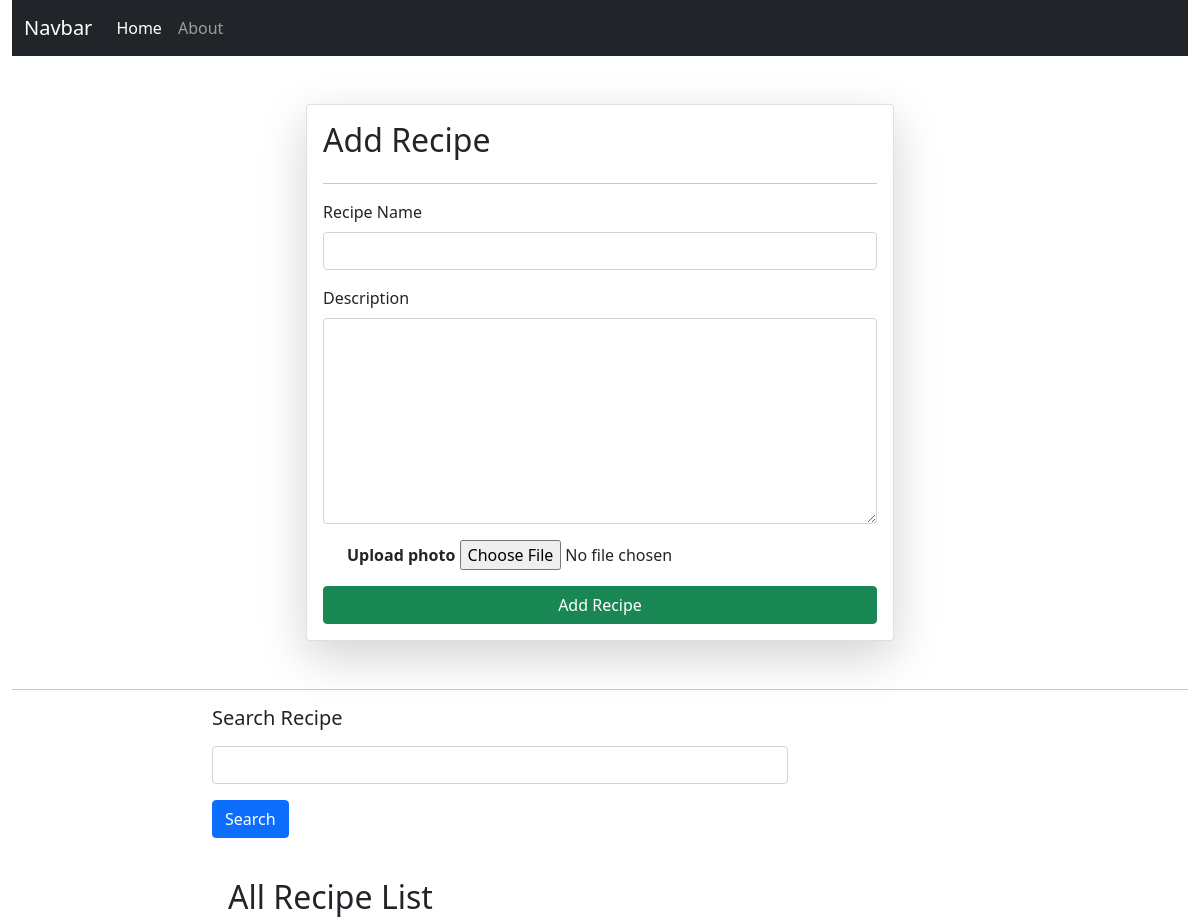
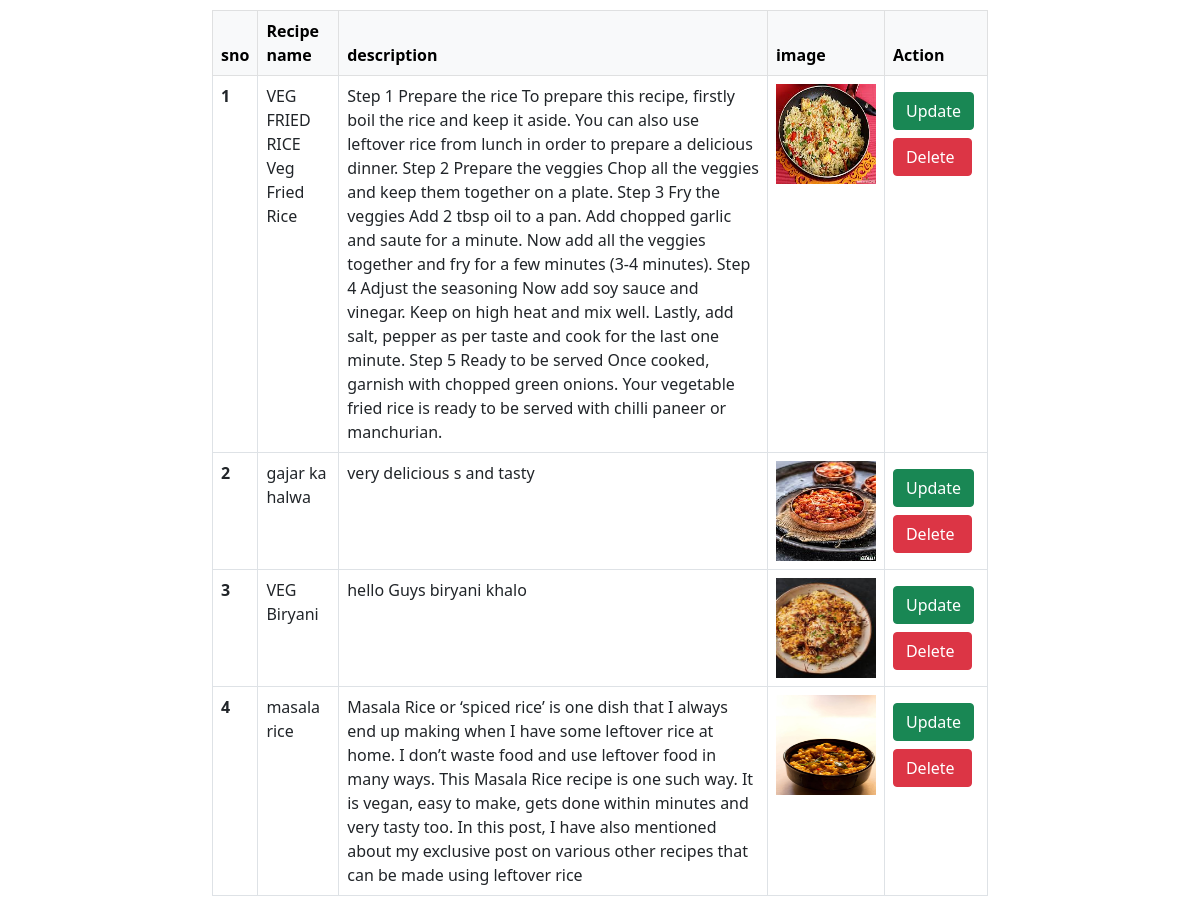
The page / on the database its author committed (2 pictures, top to bottom).
### veggies/models.py (models this page shows)
class Recipe(models.Model):
    name=models.CharField(max_length=100)
    description=models.TextField()
    img=models.ImageField(upload_to="receipe")

### veggies/views.py (the view, shortened to what this page needs)
# urls.py: path("",recipe,name="recipe"),
def recipe(request):
    queryset=Recipe.objects.all()
    if request.GET.get("search"):
        print(request.GET.get("search"))
        queryset=queryset.filter(name__icontains=request.GET.get("search"))
    context={"receipes":queryset}
    return render(request,"index.html",context=context)

### veggies/templates/index.html (shortened to what this page needs)
<!DOCTYPE html>
<html lang="en">
<head>
    <link href="https://cdn.jsdelivr.net/npm/bootstrap@5.0.2/dist/css/bootstrap.min.css" rel="stylesheet">
</head>
<body>
<div class="container-fluid">
        <nav class="navbar navbar-expand-lg navbar-dark bg-dark">
            <div class="container-fluid">
              <a class="navbar-brand" href="#">Navbar</a>
              <div class="collapse navbar-collapse" id="navbarSupportedContent">
                <ul class="navbar-nav me-auto mb-2 mb-lg-0">
                  <li class="nav-item">
                    <a class="nav-link active" aria-current="page" href="/">Home</a>
                  </li>
                  <li class="nav-item">
                    <a class="nav-link" href="#">About</a>
                  </li>
                </ul>
              </div>
            </div>
          </nav>
<div class="row my-5">
    <div >
        <form class="col-6 mx-auto card p-3 shadow-lg" method="POST" enctype="multipart/form-data">
            <h2>Add Recipe</h2>
            <hr>
            <div class="mb-3">
              <label for="name" class="form-label" >Recipe Name</label>
              <input type="text" class="form-control" required id="exampleInputEmail1" name="name" aria-describedby="emailHelp">
            </div>
            <div class="mb-3">
              <label for="description" class="form-label" >Description</label>
              <textarea class="form-control" rows="8"  required id="exampleInputPassword1" name="description"></textarea>
            </div>
            <div class="mb-3 form-check">
              <label class="form-check-label" for="exampleCheck1" ><b>Upload photo</b></label>
              <input type="file"   name="img" required><br>
            </div>
            <button type="submit" class="btn btn-success">Add Recipe</button>
          </form>
    </div>
</div>
<hr>
<div class="row">
<div class="col-sm-2"></div>
<div class="col-sm-6">
<form >
  <div class="mb-3">
    <label for="name" class="form-label" ><h5>Search Recipe</h5></label>
    <input type="text" class="form-control"  id="exampleInputEmail1" name="search" aria-describedby="emailHelp">
  </div>
  <button type="submit" class="btn btn-primary">Search</button>
</form>
</div>
</div>
  <div class="row mt-4">
    <div class="col-sm-2"></div>
<div class="col-sm-8">
  <h2 class="m-3 ">All Recipe List</h2>
  <table class="table table-bordered ">
    <thead class="table-light">
      <tr>
        <th scope="col">sno</th>
        <th scope="col">Recipe name</th>
        <th scope="col">description</th>
        <th scope="col">image</th>
        <th scope="col">Action</th>
      </tr>
    </thead>
    <tbody>
        {% for recipe in receipes %}
        <tr>
          <th scope="row">{{forloop.counter}}</th>
          <td>{{recipe.name}}</td>
          <td>{{recipe.description}}</td>
          <td>
            <img src="/media/{{recipe.img}}" alt="" srcset="" height="100" width="100"></td>
<td>
  <a href="/update_ref/{{recipe.id}}" class="btn btn-success my-2">Update</a>
            <a href="/delete_ref/{{recipe.id}}" class="btn btn-danger">Delete&nbsp;</a>
         </td> </tr>
        {%endfor%}
      </tbody>
    </table>
  </div>
</div>
</div>
</body>
</html>

### rows shown on the page
Recipe: name "VEG FRIED RICE Veg Fried Rice", description "Step 1 Prepare the rice To prepare this recipe, firstly boil the rice and keep it aside. You can also use leftover rice from lunch in order to prepare a delicious dinner. Step 2 Prepare the veggies Chop all the veggies and keep them together on a plate. Step 3 Fry the veggies Add 2 tbsp oil to a pan. Add chopped garlic and saute for a minute. Now add all the veggies together and fry for a few minutes (3-4 minutes). Step 4 Adjust the seasoning Now add soy sauce and vinegar. Keep on high heat and mix well. Lastly, add salt, pepper as per taste and cook for the last one minute. Step 5 Ready to be served Once cooked, garnish with chopped green onions. Your vegetable fried rice is ready to be…", img (picture)
Recipe: name "gajar ka halwa", description "very delicious s and tasty", img (picture)
Recipe: name "VEG Biryani", description "hello Guys biryani khalo", img (picture)
Recipe: name "masala rice", description "Masala Rice or ‘spiced rice’ is one dish that I always end up making when I have some leftover rice at home. I don’t waste food and use leftover food in many ways. This Masala Rice recipe is one such way. It is vegan, easy to make, gets done within minutes and very tasty too. In this post, I have also mentioned about my exclusive post on various other recipes that can be made using leftover rice", img (picture)
